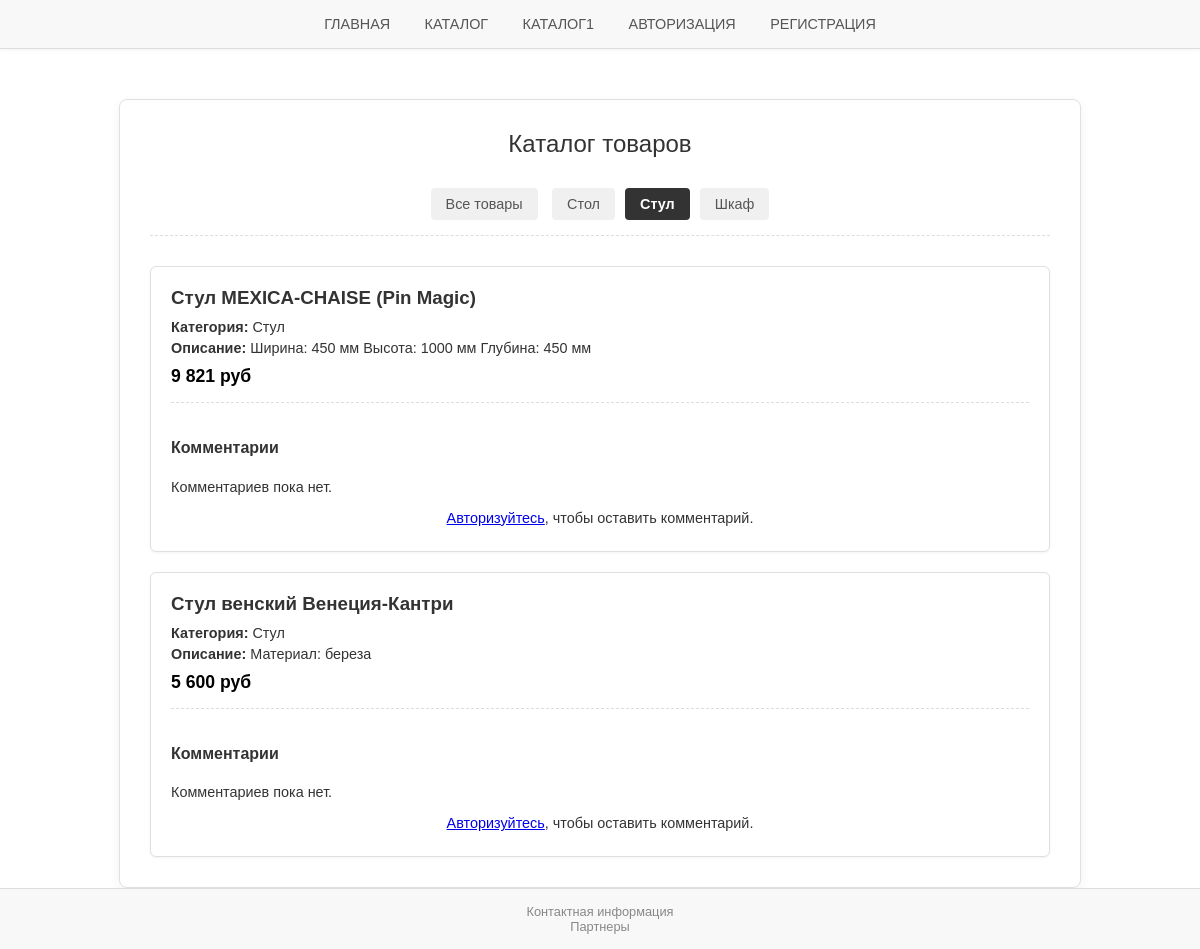
The app's page /catalog.php?category=Стул with its own data.
### tables this page shows
CREATE TABLE `category` (
  `id` int(11) NOT NULL,
  `name` varchar(100) NOT NULL
);

CREATE TABLE `tovar` (
  `id` int(11) NOT NULL,
  `name` varchar(100) NOT NULL,
  `category` varchar(100) NOT NULL,
  `smalldesc` varchar(100) NOT NULL,
  `bigdesc` varchar(500) NOT NULL,
  `price` varchar(100) NOT NULL
);

### catalog.php (the view, shortened to what this page needs)
<!DOCTYPE html>
<html lang="ru">
<head>
    <link rel="stylesheet" type="text/css" href="style.css">
</head>
<body>
<?php
$host = 'localhost';
$user = 'root';
$pass = '';
$dbname = 'borisov';
$conn = mysqli_connect($host, $user, $pass, $dbname);
$user_id = null;
$user_full_name = '';
?>
<header>
    <nav class="nav-links">
        <a href="index.php">Главная</a>
        <a href="catalog.php">Каталог</a>
        <a href="catalog1.php">Каталог1</a>
        <a href="auto.php">Авторизация</a>
        <a href="reg.php">Регистрация</a>
    </nav>
</header>
<div class="main-block" style="max-width: 900px;">
    <h2>Каталог товаров</h2>
    <div class="category-filter">
        <?php $active_all = !isset($_GET['category']) || empty($_GET['category']) ? 'active' : ''; ?>
        <a href="catalog.php" class="filter-link <?php echo $active_all; ?>">Все товары</a>
        <?php
        $category_query = "SELECT name FROM category ORDER BY name ASC";
        $category_result = mysqli_query($conn, $category_query);
        while ($cat_row = mysqli_fetch_assoc($category_result)) {
            $cat_name = $cat_row['name'];
            $active_class = (isset($_GET['category']) && $_GET['category'] == $cat_name) ? 'active' : '';
            echo "<a href=\"catalog.php?category=" . urlencode($cat_name) . "\" class=\"filter-link $active_class\">" . $cat_name . "</a>";
        }
        ?>
    </div>
    <div class="product-list">
        <?php
        $where_clause = "";
        $current_category = '';
        if (isset($_GET['category']) && !empty($_GET['category'])) {
            $current_category = $_GET['category'];
            $selected_category = mysqli_real_escape_string($conn, $current_category);
            $where_clause = "WHERE category = '$selected_category'";
        }
        $tovar_query = "SELECT * FROM tovar $where_clause ORDER BY id DESC";
        $tovar_result = mysqli_query($conn, $tovar_query);
        if (mysqli_num_rows($tovar_result) > 0) {
            while ($tovar_row = mysqli_fetch_assoc($tovar_result)) {
                $product_id = $tovar_row['id'];
        ?>
        <div class="product-card">
            <h3><?php echo $tovar_row['name']; ?></h3>
            <p><strong>Категория:</strong> <?php echo $tovar_row['category']; ?></p>
            <p><strong>Описание:</strong> <?php echo $tovar_row['smalldesc']; ?></p>
            <p class="price"><?php echo $tovar_row['price']; ?></p>
            <div class="comment-section">
                <h4>Комментарии</h4>
                <div class="comment-list">
                    <?php
                    $comments_query = "SELECT c.comment_text, c.created_at, r.name, r.surname
                                       FROM comments c
                                       JOIN reg r ON c.user_id = r.id
                                       WHERE c.product_id = $product_id
                                       ORDER BY c.created_at DESC";
                    $comments_result = mysqli_query($conn, $comments_query);
                    if (mysqli_num_rows($comments_result) > 0) {
                        while ($comment = mysqli_fetch_assoc($comments_result)) {
                            $author_name = $comment['name'] . ' ' . $comment['surname'];
                            $date = date("d.m.Y H:i", strtotime($comment['created_at']));
                            echo "<div class='comment-item'>";
                            echo "<span class='comment-author'>$author_name</span>";
                            echo "<span class='comment-date'>($date)</span>";
                            echo "<p class='comment-text'>" . $comment['comment_text'] . "</p>";
                            echo "</div>";
                        }
                    } else {
                        echo "<p>Комментариев пока нет.</p>";
                    }
                    ?>
                </div>
                <?php if ($user_id): ?>
                    <div class="comment-form">
                        <h5>Оставить комментарий (Вы: <?php echo $user_full_name; ?>)</h5>
                        <form action="catalog.php" method="POST">
                            <textarea name="comment_text" placeholder="Ваш комментарий..." required></textarea>
                            <input type="hidden" name="product_id" value="<?php echo $product_id; ?>">
                            <input type="hidden" name="category_param" value="<?php echo $current_category; ?>">
                            <input type="submit" name="post_comment" value="Отправить комментарий" style="width: auto; padding: 8px 15px;">
                        </form>
                    </div>
                <?php else: ?>
                    <p style="text-align: center; margin-top: 15px;"><a href="auto.php">Авторизуйтесь</a>, чтобы оставить комментарий.</p>
                <?php endif; ?>
            </div>
        </div>
        <?php
            }
        } else {
            echo "<div class=\"message message-error\">Товары в этой категории не найдены.</div>";
        }
        ?>
    </div>
</div>
<footer>
    <div class="contact-info">Контактная информация</div>
    <div class="partners">Партнеры</div>
</footer>
</body>
</html>

### style.css (style rules this page uses)
body { font-family: 'Arial', sans-serif; background-color: #ffffff; color: #333333; margin: 0; padding: 0; display: flex; flex-direction: column; align-items: center; min-height: 100vh; }
.main-block { background-color: #ffffff; padding: 30px; margin-top: 50px; border: 1px solid #e0e0e0; border-radius: 8px; box-shadow: 0 4px 12px rgba(0, 0, 0, 0.05); width: 90%; max-width: 450px; }
h1, h2 { color: #333333; text-align: center; margin-top: 0; margin-bottom: 25px; font-weight: 500; }
header { width: 100%; padding: 15px 0; background-color: #f8f8f8; border-bottom: 1px solid #dddddd; box-shadow: 0 1px 3px rgba(0, 0, 0, 0.05); }
.nav-links { text-align: center; }
.nav-links a { margin: 0 15px; text-decoration: none; color: #555555; font-weight: 500; transition: color 0.2s; text-transform: uppercase; font-size: 0.9em; }
footer { width: 100%; padding: 15px 0; margin-top: auto; background-color: #f8f8f8; border-top: 1px solid #dddddd; text-align: center; font-size: 0.8em; color: #888888; }
.category-filter { text-align: center; margin-bottom: 30px; padding-bottom: 10px; border-bottom: 1px dashed #dddddd; }
.filter-link { display: inline-block; padding: 8px 15px; margin: 5px; background-color: #f0f0f0; color: #555555; text-decoration: none; border-radius: 4px; font-size: 0.9em; transition: background-color 0.2s, color 0.2s; text-transform: none; }
.filter-link.active { background-color: #333333; color: #ffffff; font-weight: bold; }
.product-list { display: flex; flex-direction: column; gap: 20px; }
.product-card { border: 1px solid #e0e0e0; padding: 20px; border-radius: 6px; transition: box-shadow 0.2s; background-color: #ffffff; box-shadow: 0 1px 3px rgba(0, 0, 0, 0.05); }
.product-card h3 { margin-top: 0; margin-bottom: 10px; text-align: left; color: #333333; }
.product-card p { margin: 5px 0; font-size: 0.9em; }
.product-card .price { font-size: 1.1em; font-weight: bold; color: #000000; margin-top: 10px; }
.comment-section { margin-top: 15px; padding-top: 15px; border-top: 1px dashed #dddddd; }
.comment-list { margin-top: 15px; }

### records on screen
category: name "Стол"
category: name "Стул"
category: name "Шкаф"
tovar: name "Стул MEXICA-CHAISE (Pin Magic)", category "Стул", smalldesc "Ширина: 450 мм Высота: 1000 мм Глубина: 450 мм", price "9 821 руб"
tovar: name "Стул венский Венеция-Кантри", category "Стул", smalldesc "Материал: береза", price "5 600 руб"
